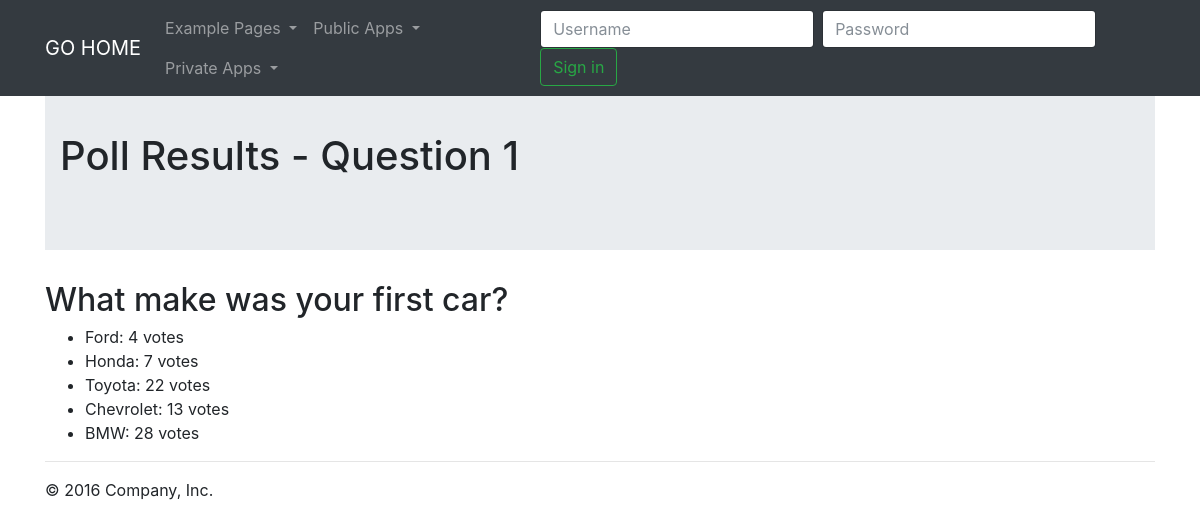
Page /polls/1/results/ on the committed database.
### webapp/models.py (models this page shows, shortened)
class Question(models.Model):
    question_text = models.CharField(max_length=200)
    pub_date = models.DateTimeField('date published')

class Choice(models.Model):
    question = models.ForeignKey(Question, on_delete=models.CASCADE)
    choice_text = models.CharField(max_length=200)
    votes = models.IntegerField(default=0)

### webapp/views.py (the view)
# urls.py: url(r'^(?P<question_id>[0-9]+)/results/$', views.polls_results, name='results'),
def polls_results(request, question_id):
    question = get_object_or_404(Question, pk=question_id)
    choices = question.choice_set.all()
    context = {
        'question': question,
        'choices': choices
    }
    return render(request, 'webapp/polls_results.html', context=context)

### webapp/templates/webapp/polls_results.html (shortened to what this page needs)
{%  extends "main.html" %}
{% block jumbotronContent %}
<h1>Poll Results - Question {{ question.id }}</h1>
{% endblock %}
{% block bodyContent %}
    <h2>{{ question.question_text }}</h2>
    {% if choices %}
        <ul>
            {% for choice in choices %}
                <li>
                    {{ choice.choice_text }}: {{ choice.votes }} votes
                </li>
            {% endfor %}
        </ul>
    {% endif %}
{% endblock %}

### static/src/css/main.css (style rules this page uses)
body { min-height: 2000px; padding-top: 70px; }

### rows in the picture
Question: id "1", question_text "What make was your first car?"
Choice: choice_text "Ford", votes "4"
Choice: choice_text "Honda", votes "7"
Choice: choice_text "Toyota", votes "22"
Choice: choice_text "Chevrolet", votes "13"
Choice: choice_text "BMW", votes "28"
